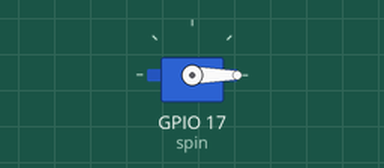
This program was run on a simulated Raspberry Pi (BCM pin numbers). Parts: servo. Servo angles are drawn from the pulse width (0.5 ms = 0°, 2.5 ms = 180°).

Above: at 0.05 s.
At 1.25 s:
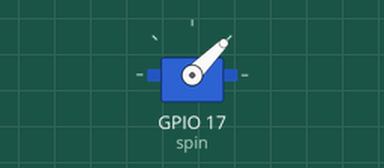
At 2.5 s:
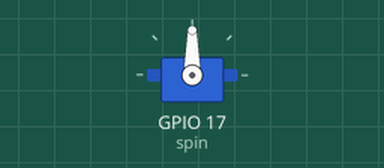
At 5.0 s:
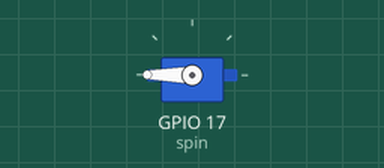
Timing chart, 0 to 6.5 s (numbered marks = the images above):
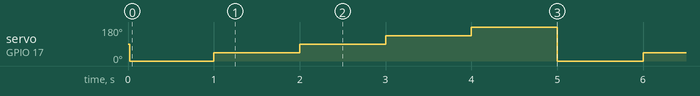

Measured:
- by itself, servo on GPIO 17 (spin): repeats every 5.0 s: 45° 1.0 s, 90° 1.0 s, 135° 1.0 s, 180° 1.0 s, 0° 1.0 s

The program:

3.2_servo.py
```python
#!/usr/bin/env python
import RPi.GPIO as GPIO       # Подключение модуля GPIO
import time                   # Подключение модуля time

spin = 17     # пин 17 используется для PWM
Freq = 50     # Частота ШИМ
# Длительность одного импульса (1/Freq) T = 20 мс

imp_dc = [2.5, 5.0, 7.5, 10.0, 12.5,] # Скважность в %
# 0.5 мс -> (0.5/20)*100 = 2.5% -> 0 градусов
# 1.5 мс -> (1.5/20)*100 = 7.5% -> 90 градусов
# 2.5 мс -> (2.5/20)*100 = 12.5% -> 180 градусов

GPIO.setmode(GPIO.BCM)       # Установка режима GPIO.BCM
GPIO.setup(spin, GPIO.OUT)   # 17 пин настраиваем на вывод
GPIO.output(spin, GPIO.LOW)

pwm = GPIO.PWM(spin, Freq)      # Установка частоты шим - 50Hz
pwm.start(7.5)                  # Скважность = 7.5%

def loop():                             # Основная программа
    while True:
        pwm.ChangeDutyCycle(imp_dc[0])  # Угол 0 градусов
        time.sleep(1.0)
        pwm.ChangeDutyCycle(imp_dc[1])  # Угол 45 градусов
        time.sleep(1.0)
        pwm.ChangeDutyCycle(imp_dc[2])  # Угол 90 градусов
        time.sleep(1.0)
        pwm.ChangeDutyCycle(imp_dc[3])  # Угол 135 градусов
        time.sleep(1.0)
        pwm.ChangeDutyCycle(imp_dc[4])  # Угол 180 градусов
        time.sleep(1.0)

def destroy():                        # Функция очистки портов
    pwm.stop()                        # Остановка ШИМ
    GPIO.cleanup()                    # Возврат пинов в исходное состояние

if __name__ == '__main__':     # Начало выполнения программы
    try:
        loop()
    except KeyboardInterrupt:  # Прерывание при нажатии 'Ctrl+C'
        destroy()
```
